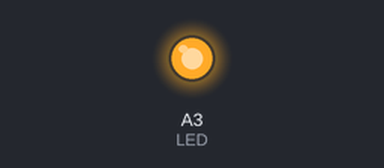
This sketch was run on a simulated Arduino Uno, built with avr-gcc and run on an emulated ATmega328P. On the bench: output pins drawn as LEDs (lit = HIGH).

Above: at 2.5 s.
At 5.5 s:
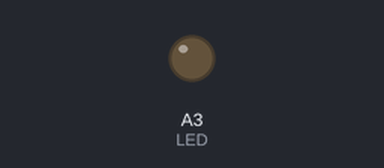
Timing chart, 0 to 7.8 s (numbered marks = the images above):
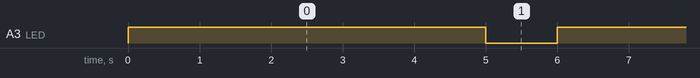

Measured:
- by itself, A3 (LED): alternates HIGH for 5.0 s and LOW for 1.0 s

The sketch:

1_LED.ino
```cpp
/*
  Keyestudio 4WD Mecanum Robot for Arduino
  lesson 1
  Color LED
  http://www.keyestudio.com
*/
#define  LED   A3

void setup() {
  pinMode(LED, OUTPUT);//Configure 7-color LED pin mode for output
}

void loop() {
  digitalWrite(LED, HIGH);//Turn on the 7-color LED flash
  delay(5000);            //Delay 5000 ms
  digitalWrite(LED, LOW); //Turn off the 7-color LED flash
  delay(1000);            //Delay 1000 ms
}
```
